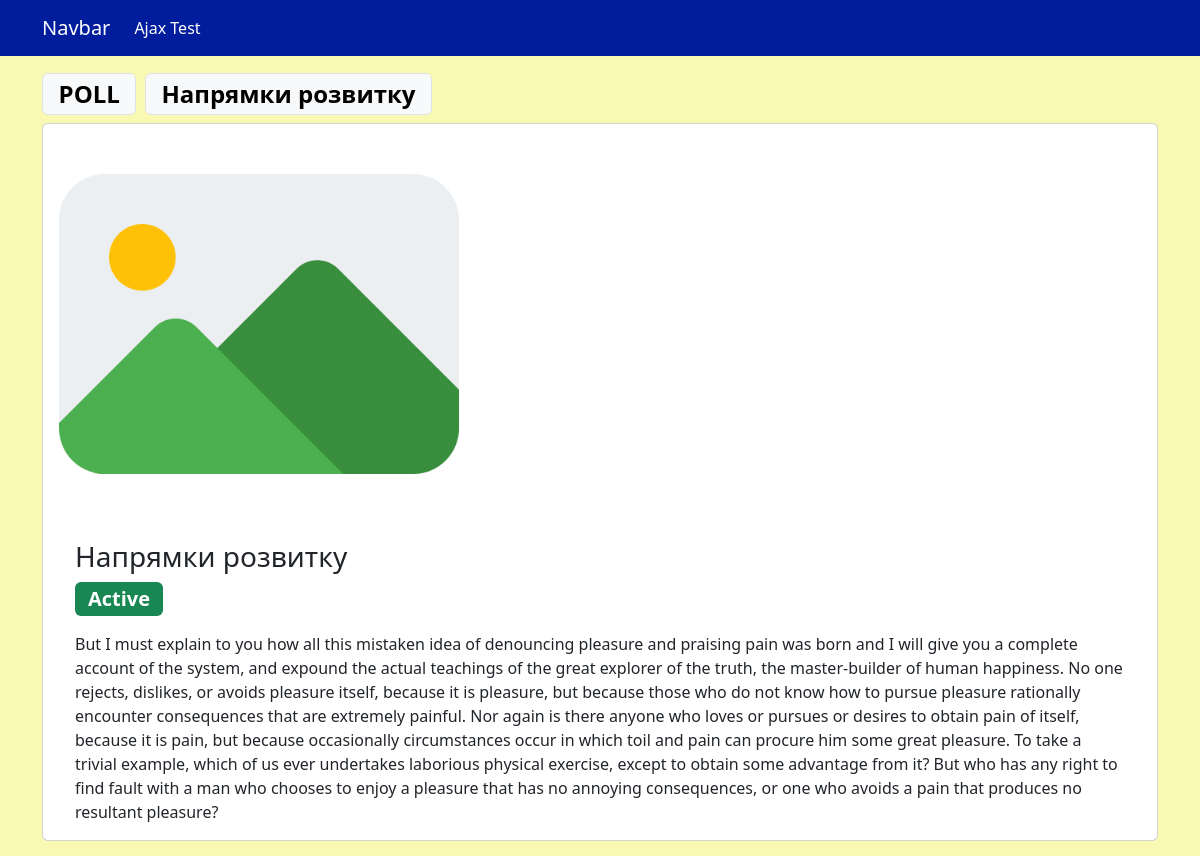
/detail/1, run on the app's committed database.
### polls/models.py (models this page shows, shortened)
class Poll(models.Model):
    title = models.CharField(max_length=255)
    description = models.TextField(null=True, blank=True)
    is_active = models.BooleanField(default=True)

### polls/views.py (the view)
# urls.py: path('detail/<int:pk>', PollDetail.as_view(), name="poll-detail"),
class PollDetail(DetailView):
    model = Poll
    template_name = 'polls/detail.html'
    context_object_name = 'poll'

### templates/polls/detail.html
{% extends 'polls/base.html' %}
{% block content %}
{% load static %}
    <div class="row">
        <div class="col mt-3">
            <h2><span class="badge text-bg-light border">POLL</span> <span class="badge text-bg-light border">{{ poll.title }}</span></h2>
        </div>
    </div>
    <div class="row text-left">
        <div class="col">
            <div class="card px-3">
                <img src="{% static 'images/image.png' %}" class="card-img-top " alt="..." style="max-width: 400px;">
                <div class="card-body">
                    <h3 class="card-title">{{ poll.title }}</h3>
                    <p>
                        {% if poll.is_active %}
                        <span class="badge text-bg-success fs-5">Active</span>
                        {% else %}
                        <span class="badge text-bg-secondary fs-5">Inactive</span>
                        {% endif %}
                    </p>
                    <p class="card-text">{{ poll.description }}</p>
                </div>
            </div>
        </div>
    </div>
{% endblock %}

### templates/polls/base.html (shortened to what this page needs)
<!DOCTYPE html>
<html lang="en">
{% load static %}
<head>
    <link href="https://cdn.jsdelivr.net/npm/bootstrap@5.3.3/dist/css/bootstrap.min.css" rel="stylesheet"
>
    <link href="{% static 'css/main.css' %}" rel="stylesheet">
</head>
<body>
    {% include 'polls/header.html' %}
    <main class="container-sm vh-100">
    {% block content %}{% endblock %}
    </main>
</body>
</html>

### templates/polls/header.html (shortened to what this page needs)
<nav class="navbar navbar-expand-lg container-fluid" data-bs-theme="dark" style="background-color: #011c9d;">
  <div class="container">
    <a class="navbar-brand" href="/">Navbar</a>
    <div class="collapse navbar-collapse" id="navbarNav">
      <ul class="navbar-nav">
        <li class="nav-item">
          <a class="nav-link active" aria-current="page" href="/ajax-test">Ajax Test</a>
        </li>
      </ul>
    </div>
  </div>
</nav>

### static/css/main.css (style rules this page uses)
body { background-color:rgb(249, 249, 179); transition: background-color 0.7s; }

### data on the page
Poll: title "Напрямки розвитку", description "But I must explain to you how all this mistaken idea of denouncing pleasure and praising pain was born and I will give you a complete account of the system, and expound the actual teachings of the great explorer of the truth, the master-builder of human happiness. No one rejects, dislikes, or avoids pleasure itself, because it is pleasure, but because those who do not know how to pursue pleasure rationally encounter consequences that are extremely painful. Nor again is there anyone who loves or pursues or desires to obtain pain of itself, because it is pain, but because occasionally circumstances occur in which toil and pain can procure him some great pleasure. To take a trivial example,…"
